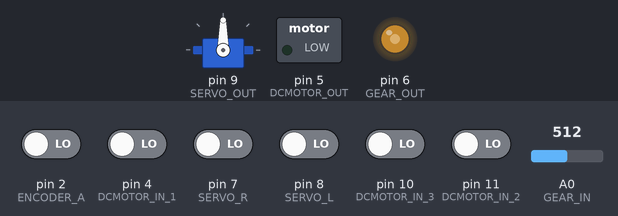
Bench run of a sketch on a simulated Arduino Uno, built with avr-gcc and run on an emulated ATmega328P. Shown: servo, switched loads named in the sketch (green lamp = pin HIGH), output pins drawn as LEDs (lit = HIGH). The inputs (shaded band) are chosen by the test bench; at power-on: pin 2 (ENCODER_A), pin 4 (DCMOTOR_IN_1), pin 7 (SERVO_R), pin 8 (SERVO_L), pin 10 (DCMOTOR_IN_3), pin 11 (DCMOTOR_IN_2) LOW, A0 (GEAR_IN) = 512. What the sketch prints to the serial monitor is not drawn.

Above: at 1.2 s.
1.3 s: A0 (GEAR_IN) set to 716
At 2.4 s:
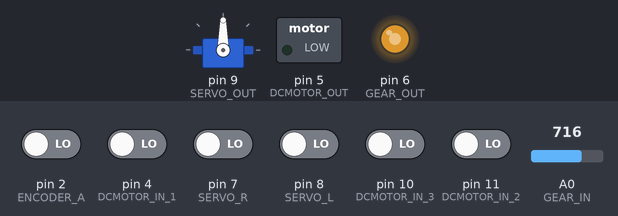
2.8 s: pin 4 (DCMOTOR_IN_1) driven HIGH
At 3.7 s:
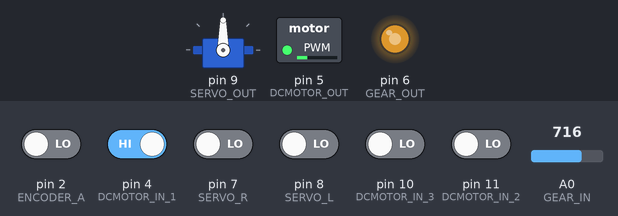
4.3 s: pin 7 (SERVO_R) driven HIGH
At 5.1 s:
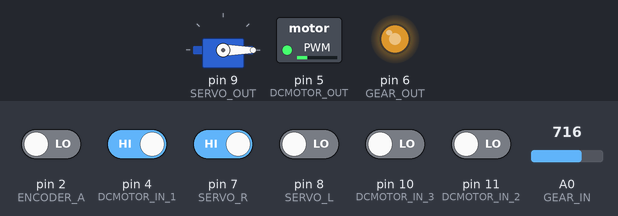
5.8 s: pin 8 (SERVO_L) driven HIGH
At 6.4 s:
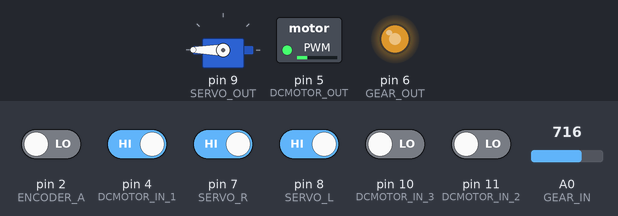
7.3 s: pin 10 (DCMOTOR_IN_3) driven HIGH
At 7.7 s:
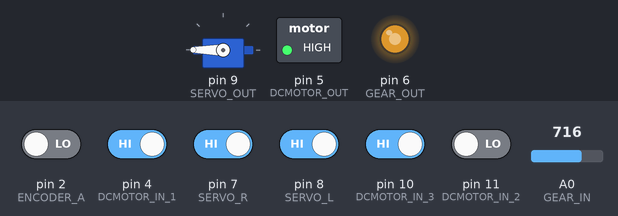
8.8 s: A0 (GEAR_IN) set to 900
At 10.2 s:
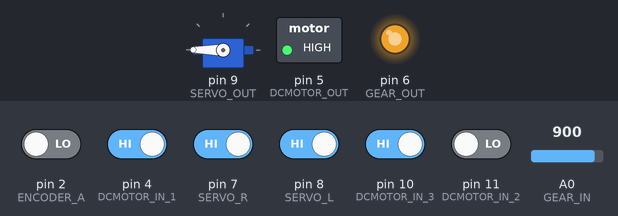
Timing chart, 0 to 11.3 s (numbered marks = the images above; inputs shaded):
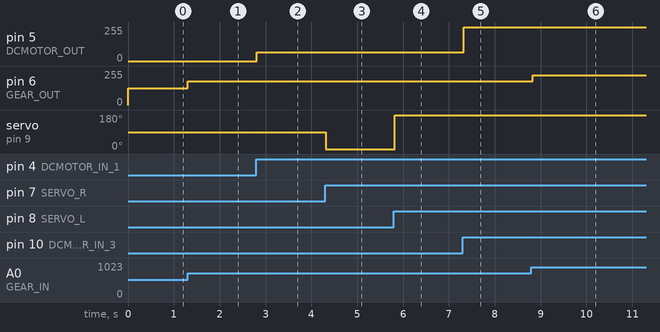

Measured:
- after the input at 1.3 s, pin 6 (GEAR_OUT): 127/255 → 178/255 at once
- after the input at 2.8 s, pin 5 (DCMOTOR_OUT): 0/255 → 64/255 at once
- after the input at 4.3 s, servo on pin 9 (SERVO_OUT): 90° → 0° at once
- after the input at 5.8 s, servo on pin 9 (SERVO_OUT): 0° → 180° at once
- after the input at 7.3 s, pin 5 (DCMOTOR_OUT): 64/255 → 255/255 at once
- after the input at 8.8 s, pin 6 (GEAR_OUT): 178/255 → 224/255 at once

The sketch:

Motor.ino
```cpp
#include <Servo.h>

#define DCMOTOR_IN_1 4
#define DCMOTOR_IN_2 11
#define DCMOTOR_IN_3 10
#define DCMOTOR_OUT 5
#define GEAR_IN A0
#define GEAR_OUT 6
#define SERVO_OUT 9
#define SERVO_L 8
#define SERVO_R 7
#define ENCODER_A 2
#define ENCODER_B 3

Servo myServo;

volatile long encoderPos = 0;

void dcMotor()
{
  int dcVal_1 = digitalRead(DCMOTOR_IN_1);
  int dcVal_2 = digitalRead(DCMOTOR_IN_2);
  int dcVal_3 = digitalRead(DCMOTOR_IN_3);

  if (dcVal_1 == 1)
  {
    analogWrite(DCMOTOR_OUT, 64);
  }
  if (dcVal_2 == 1)analogWrite(DCMOTOR_OUT, 128);
  if (dcVal_3 == 1)analogWrite(DCMOTOR_OUT, 255);
}

void gearMotor()
{
  int gearAnalog = analogRead(GEAR_IN);
  int gearSpeed = map(gearAnalog,0 ,1023 ,0 ,255);
  analogWrite(GEAR_OUT, gearSpeed);
}

void servoMoter()
{
  int servoValL = digitalRead(SERVO_L);
  int servoValR = digitalRead(SERVO_R);

  if (servoValL == 1)myServo.write(180);
  else if (servoValR == 1)myServo.write(0);
  else myServo.write(90);
}

void setup()
{
  Serial.begin(9600);
  pinMode(DCMOTOR_IN_1, INPUT);
  pinMode(DCMOTOR_IN_2, INPUT);
  pinMode(DCMOTOR_IN_3, INPUT);
  pinMode(DCMOTOR_OUT, OUTPUT);
  pinMode(GEAR_OUT, OUTPUT);
  pinMode(SERVO_L, INPUT);
  pinMode(SERVO_R, INPUT);
  myServo.attach(SERVO_OUT);
  pinMode(ENCODER_A, INPUT);
  pinMode(ENCODER_B, INPUT);

  attachInterrupt(digitalPinToInterrupt(ENCODER_A), updateEncoder, CHANGE);
}

void updateEncoder() {

  int MSB = digitalRead(ENCODER_A);
  int LSB = digitalRead(ENCODER_B);

  if (MSB == LSB)
  {
    encoderPos++;
  }
  else encoderPos--;

}

void loop()
{
  Serial.println(encoderPos);
  servoMoter();
  dcMotor();
  gearMotor();
  delay(100); // Wait for 1000 millisecond(s)
}
```
